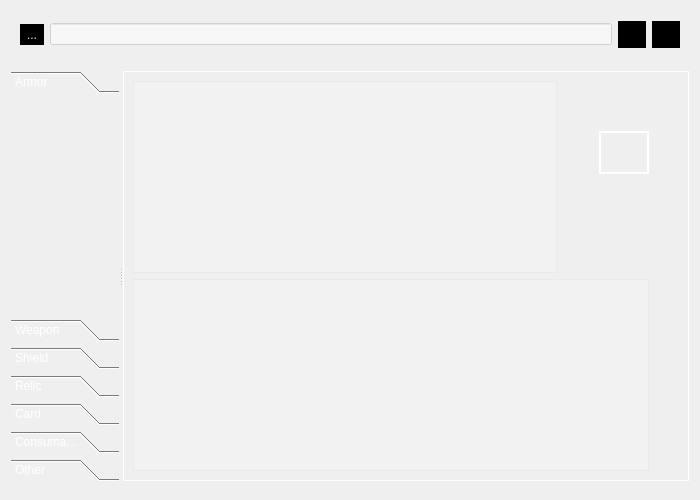
<?xml version="1.0" encoding="UTF-8"?>
<ui version="4.0">
 <class>qtCastlevaniaInventory</class>
 <widget class="QDialog" name="qtCastlevaniaInventory">
  <property name="geometry">
   <rect>
    <x>0</x>
    <y>0</y>
    <width>700</width>
    <height>500</height>
   </rect>
  </property>
  <property name="windowTitle">
   <string>Castlevania Inventory System</string>
  </property>
  <property name="styleSheet">
   <string notr="true">QDialog#qtCastlevaniaInventory{border-image: url(:/background/images/background3.jpg)};</string>
  </property>
  <layout class="QVBoxLayout" name="verticalLayout">
   <item>
    <spacer name="verticalSpacer">
     <property name="orientation">
      <enum>Qt::Vertical</enum>
     </property>
     <property name="sizeType">
      <enum>QSizePolicy::Fixed</enum>
     </property>
     <property name="sizeHint" stdset="0">
      <size>
       <width>1</width>
       <height>1</height>
      </size>
     </property>
    </spacer>
   </item>
   <item>
    <widget class="QFrame" name="frameToolbox">
     <property name="frameShape">
      <enum>QFrame::NoFrame</enum>
     </property>
     <property name="frameShadow">
      <enum>QFrame::Plain</enum>
     </property>
     <property name="lineWidth">
      <number>0</number>
     </property>
     <layout class="QHBoxLayout" name="horizontalLayout_2">
      <item>
       <widget class="QToolButton" name="searchButton">
        <property name="baseSize">
         <size>
          <width>0</width>
          <height>0</height>
         </size>
        </property>
        <property name="cursor">
         <cursorShape>PointingHandCursor</cursorShape>
        </property>
        <property name="mouseTracking">
         <bool>false</bool>
        </property>
        <property name="tabletTracking">
         <bool>false</bool>
        </property>
        <property name="autoFillBackground">
         <bool>false</bool>
        </property>
        <property name="styleSheet">
         <string notr="true">color: rgb(238, 238, 236);
background-color: rgb(0, 0, 0);</string>
        </property>
        <property name="text">
         <string>...</string>
        </property>
        <property name="icon">
         <iconset resource="../resources.qrc">
          <normaloff>:/icons/images/search.png</normaloff>:/icons/images/search.png</iconset>
        </property>
        <property name="iconSize">
         <size>
          <width>20</width>
          <height>20</height>
         </size>
        </property>
        <property name="shortcut">
         <string notr="true"/>
        </property>
        <property name="checkable">
         <bool>false</bool>
        </property>
        <property name="checked">
         <bool>false</bool>
        </property>
        <property name="autoRepeat">
         <bool>false</bool>
        </property>
        <property name="autoExclusive">
         <bool>false</bool>
        </property>
        <property name="autoRaise">
         <bool>true</bool>
        </property>
        <property name="arrowType">
         <enum>Qt::NoArrow</enum>
        </property>
       </widget>
      </item>
      <item>
       <widget class="QLineEdit" name="searchLine">
        <property name="styleSheet">
         <string notr="true">background-color: rgba(255, 255, 255, 134);
font: 12pt &quot;URW Bookman L&quot;;</string>
        </property>
        <property name="text">
         <string/>
        </property>
       </widget>
      </item>
      <item>
       <widget class="QToolButton" name="addButton">
        <property name="cursor">
         <cursorShape>PointingHandCursor</cursorShape>
        </property>
        <property name="styleSheet">
         <string notr="true">color: rgb(238, 238, 236);
background-color: rgb(0, 0, 0);</string>
        </property>
        <property name="text">
         <string/>
        </property>
        <property name="icon">
         <iconset resource="../resources.qrc">
          <normaloff>:/icons/images/add_icon.jpg</normaloff>:/icons/images/add_icon.jpg</iconset>
        </property>
        <property name="iconSize">
         <size>
          <width>20</width>
          <height>20</height>
         </size>
        </property>
        <property name="shortcut">
         <string notr="true"/>
        </property>
        <property name="autoRaise">
         <bool>true</bool>
        </property>
       </widget>
      </item>
      <item>
       <widget class="QToolButton" name="removeButton">
        <property name="cursor">
         <cursorShape>PointingHandCursor</cursorShape>
        </property>
        <property name="styleSheet">
         <string notr="true">color: rgb(238, 238, 236);
background-color: rgb(0, 0, 0);</string>
        </property>
        <property name="text">
         <string/>
        </property>
        <property name="icon">
         <iconset resource="../resources.qrc">
          <normaloff>:/icons/images/delete_icon.png</normaloff>:/icons/images/delete_icon.png</iconset>
        </property>
        <property name="iconSize">
         <size>
          <width>20</width>
          <height>20</height>
         </size>
        </property>
        <property name="checkable">
         <bool>false</bool>
        </property>
        <property name="checked">
         <bool>false</bool>
        </property>
        <property name="autoRaise">
         <bool>true</bool>
        </property>
       </widget>
      </item>
     </layout>
    </widget>
   </item>
   <item>
    <widget class="QFrame" name="frameMain">
     <property name="sizePolicy">
      <sizepolicy hsizetype="Preferred" vsizetype="MinimumExpanding">
       <horstretch>0</horstretch>
       <verstretch>0</verstretch>
      </sizepolicy>
     </property>
     <property name="styleSheet">
      <string notr="true">background-color: rgba(0, 0, 0, 109);
background-color: rgba(191, 64, 64, 0);</string>
     </property>
     <property name="frameShape">
      <enum>QFrame::NoFrame</enum>
     </property>
     <property name="frameShadow">
      <enum>QFrame::Plain</enum>
     </property>
     <property name="lineWidth">
      <number>0</number>
     </property>
     <layout class="QHBoxLayout" name="horizontalLayout">
      <property name="spacing">
       <number>0</number>
      </property>
      <property name="leftMargin">
       <number>0</number>
      </property>
      <property name="topMargin">
       <number>0</number>
      </property>
      <property name="rightMargin">
       <number>0</number>
      </property>
      <property name="bottomMargin">
       <number>0</number>
      </property>
      <item>
       <widget class="QSplitter" name="splitter">
        <property name="styleSheet">
         <string notr="true">background-color: rgba(191, 64, 64, 0);</string>
        </property>
        <property name="orientation">
         <enum>Qt::Horizontal</enum>
        </property>
        <widget class="QToolBox" name="categoryBox">
         <property name="maximumSize">
          <size>
           <width>190</width>
           <height>410</height>
          </size>
         </property>
         <property name="cursor">
          <cursorShape>PointingHandCursor</cursorShape>
         </property>
         <property name="styleSheet">
          <string notr="true">font: 75 italic 11pt &quot;URW Bookman L&quot;;
color: rgb(255, 255, 255);
background-color: rgba(191, 64, 64, 0);</string>
         </property>
         <property name="currentIndex">
          <number>0</number>
         </property>
         <widget class="QWidget" name="armorPage">
          <property name="enabled">
           <bool>true</bool>
          </property>
          <property name="geometry">
           <rect>
            <x>0</x>
            <y>0</y>
            <width>127</width>
            <height>172</height>
           </rect>
          </property>
          <property name="cursor">
           <cursorShape>PointingHandCursor</cursorShape>
          </property>
          <property name="focusPolicy">
           <enum>Qt::NoFocus</enum>
          </property>
          <property name="autoFillBackground">
           <bool>false</bool>
          </property>
          <property name="styleSheet">
           <string notr="true"/>
          </property>
          <attribute name="label">
           <string>Armor</string>
          </attribute>
         </widget>
         <widget class="QWidget" name="weaponPage">
          <property name="geometry">
           <rect>
            <x>0</x>
            <y>0</y>
            <width>127</width>
            <height>172</height>
           </rect>
          </property>
          <attribute name="label">
           <string>Weapon</string>
          </attribute>
         </widget>
         <widget class="QWidget" name="shieldPage">
          <attribute name="label">
           <string>Shield</string>
          </attribute>
         </widget>
         <widget class="QWidget" name="relicPage">
          <attribute name="label">
           <string>Relic</string>
          </attribute>
         </widget>
         <widget class="QWidget" name="cardPage">
          <attribute name="label">
           <string>Card</string>
          </attribute>
         </widget>
         <widget class="QWidget" name="consumablePage">
          <attribute name="label">
           <string>Consumable</string>
          </attribute>
         </widget>
         <widget class="QWidget" name="otherPage">
          <attribute name="label">
           <string>Other</string>
          </attribute>
         </widget>
        </widget>
        <widget class="QStackedWidget" name="stackedMain">
         <property name="cursor">
          <cursorShape>ArrowCursor</cursorShape>
         </property>
         <property name="styleSheet">
          <string notr="true">color: rgb(255, 255, 255);</string>
         </property>
         <property name="frameShape">
          <enum>QFrame::Box</enum>
         </property>
         <property name="frameShadow">
          <enum>QFrame::Plain</enum>
         </property>
         <property name="currentIndex">
          <number>0</number>
         </property>
         <widget class="QWidget" name="stackedPage">
          <property name="styleSheet">
           <string notr="true">QWidget#stackedPage{background-color: rgba(0, 0, 0, 69)};</string>
          </property>
          <layout class="QGridLayout" name="gridLayout">
           <item row="1" column="2">
            <widget class="QTextEdit" name="itemImage">
             <property name="enabled">
              <bool>false</bool>
             </property>
             <property name="sizePolicy">
              <sizepolicy hsizetype="Expanding" vsizetype="Ignored">
               <horstretch>0</horstretch>
               <verstretch>0</verstretch>
              </sizepolicy>
             </property>
             <property name="maximumSize">
              <size>
               <width>50</width>
               <height>50</height>
              </size>
             </property>
             <property name="cursor" stdset="0">
              <cursorShape>ArrowCursor</cursorShape>
             </property>
             <property name="styleSheet">
              <string notr="true">border-image: url(:/weapons/images/alucard_sword_icon.png);

</string>
             </property>
             <property name="frameShape">
              <enum>QFrame::WinPanel</enum>
             </property>
             <property name="frameShadow">
              <enum>QFrame::Plain</enum>
             </property>
             <property name="lineWidth">
              <number>1</number>
             </property>
             <property name="midLineWidth">
              <number>1</number>
             </property>
             <property name="tabChangesFocus">
              <bool>false</bool>
             </property>
             <property name="undoRedoEnabled">
              <bool>false</bool>
             </property>
            </widget>
           </item>
           <item row="0" column="0" rowspan="4">
            <widget class="QTextEdit" name="itemDesc">
             <property name="styleSheet">
              <string notr="true">font: 75 40pt &quot;Yrsa&quot;;
color: rgba(249, 166, 0, 235);
background-color: rgba(255, 255, 255, 45);</string>
             </property>
             <property name="html">
              <string>&lt;!DOCTYPE HTML PUBLIC &quot;-//W3C//DTD HTML 4.0//EN&quot; &quot;http://www.w3.org/TR/REC-html40/strict.dtd&quot;&gt;
&lt;html&gt;&lt;head&gt;&lt;meta name=&quot;qrichtext&quot; content=&quot;1&quot; /&gt;&lt;style type=&quot;text/css&quot;&gt;
p, li { white-space: pre-wrap; }
&lt;/style&gt;&lt;/head&gt;&lt;body style=&quot; font-family:'Yrsa'; font-size:40pt; font-weight:72; font-style:normal;&quot;&gt;
&lt;p style=&quot;-qt-paragraph-type:empty; margin-top:0px; margin-bottom:0px; margin-left:0px; margin-right:0px; -qt-block-indent:0; text-indent:0px; font-family:'Ubuntu'; font-size:11pt; font-weight:400;&quot;&gt;&lt;br /&gt;&lt;/p&gt;&lt;/body&gt;&lt;/html&gt;</string>
             </property>
            </widget>
           </item>
           <item row="1" column="1">
            <spacer name="horizontalSpacer_2">
             <property name="orientation">
              <enum>Qt::Horizontal</enum>
             </property>
             <property name="sizeType">
              <enum>QSizePolicy::Preferred</enum>
             </property>
             <property name="sizeHint" stdset="0">
              <size>
               <width>30</width>
               <height>0</height>
              </size>
             </property>
            </spacer>
           </item>
           <item row="4" column="0" colspan="3">
            <widget class="QTextEdit" name="itemDesc_2">
             <property name="styleSheet">
              <string notr="true">font: 63 20pt &quot;Yrsa&quot;;
color: rgba(4, 4, 4, 240);
background-color: rgba(255, 255, 255, 45);</string>
             </property>
            </widget>
           </item>
           <item row="1" column="3">
            <spacer name="horizontalSpacer">
             <property name="orientation">
              <enum>Qt::Horizontal</enum>
             </property>
             <property name="sizeType">
              <enum>QSizePolicy::Preferred</enum>
             </property>
             <property name="sizeHint" stdset="0">
              <size>
               <width>30</width>
               <height>0</height>
              </size>
             </property>
            </spacer>
           </item>
          </layout>
         </widget>
        </widget>
       </widget>
      </item>
     </layout>
    </widget>
   </item>
  </layout>
 </widget>
 <resources>
  <include location="../resources.qrc"/>
 </resources>
 <connections/>
</ui>
